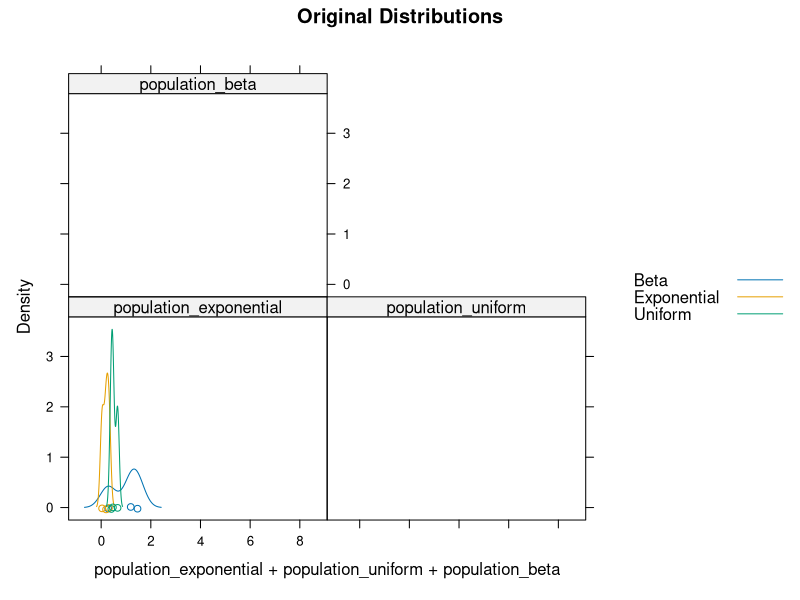
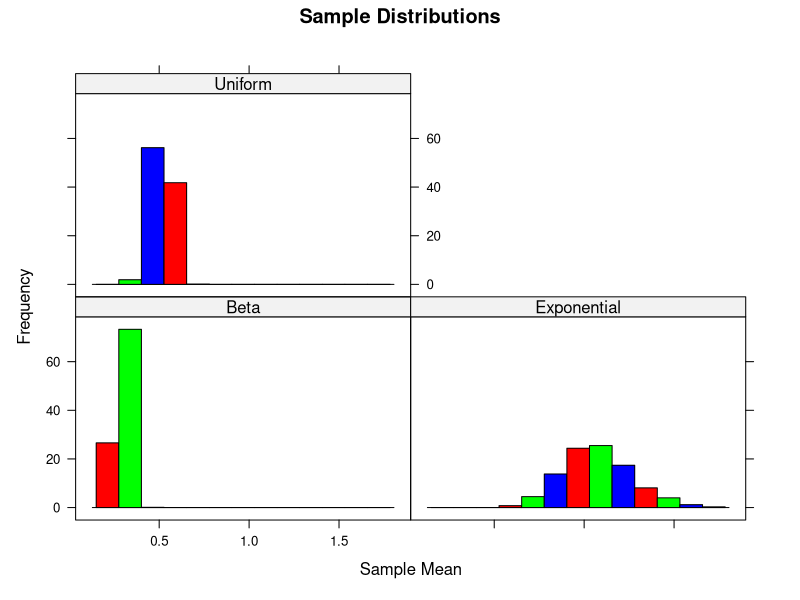
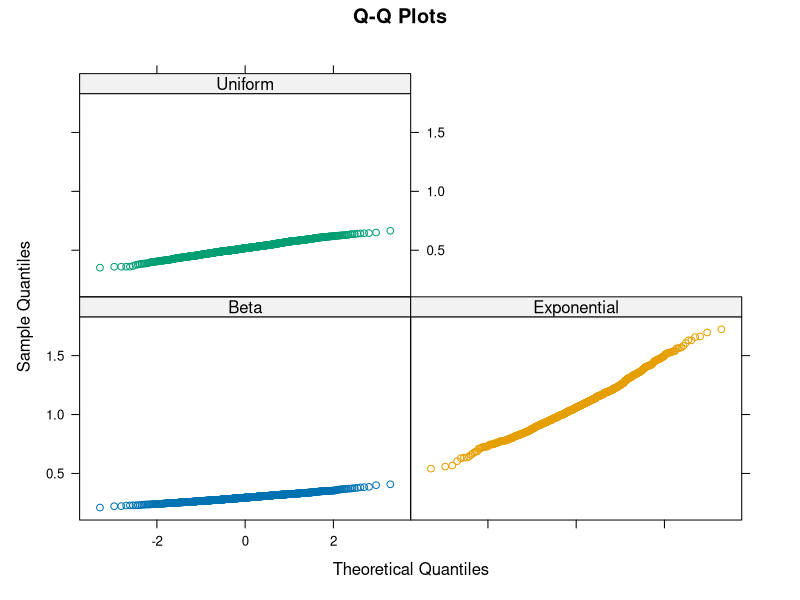

The R script that drew these images, in order:
# Install and load necessary libraries
install.packages("lattice")
library(lattice)

# Function to simulate the Central Limit Theorem
simulate_clt <- function(population, sample_size, num_samples) {
  # Create an empty data frame to store results
  results_df <- data.frame(Sample_Mean = numeric(num_samples))
  
  # Simulate sampling from the population and calculate sample means
  for (i in 1:num_samples) {
    sample_data <- sample(population, size = sample_size, replace = TRUE)
    sample_mean <- mean(sample_data)
    results_df$Sample_Mean[i] <- sample_mean
  }
  
  return(results_df)
}

# Set a seed for reproducibility
set.seed(42)

# Parameters
population_size <- 1000
sample_size <- 30
num_samples <- 1000

# Simulate data from different distributions (e.g., exponential, uniform, beta)
population_exponential <- rexp(population_size, rate = 1)
population_uniform <- runif(population_size, min = 0, max = 1)
population_beta <- rbeta(population_size, shape1 = 2, shape2 = 5)

# Simulate the Central Limit Theorem for each distribution
results_exponential <- simulate_clt(population_exponential, sample_size, num_samples)
results_uniform <- simulate_clt(population_uniform, sample_size, num_samples)
results_beta <- simulate_clt(population_beta, sample_size, num_samples)

# Original distribution plots
original_plots <- densityplot(~ population_exponential + population_uniform + population_beta,
                              groups = c("Exponential", "Uniform", "Beta"),
                              auto.key = TRUE,
                              main = "Original Distributions")

# Sample distribution plots
sample_plots <- histogram(~ Sample_Mean | Distribution,
                          data = rbind(cbind(results_exponential, Distribution = "Exponential"),
                                       cbind(results_uniform, Distribution = "Uniform"),
                                       cbind(results_beta, Distribution = "Beta")),
                          col = c("red", "green", "blue"),
                          main = "Sample Distributions",
                          xlab = "Sample Mean",
                          ylab = "Frequency")

# Q-Q plots
qq_plots <- qqmath(~ Sample_Mean | Distribution,
                   data = rbind(cbind(results_exponential, Distribution = "Exponential"),
                                cbind(results_uniform, Distribution = "Uniform"),
                                cbind(results_beta, Distribution = "Beta")),
                   groups = Distribution,
                   main = "Q-Q Plots",
                   xlab = "Theoretical Quantiles",
                   ylab = "Sample Quantiles")

# Display plots
print(original_plots)
print(sample_plots)
print(qq_plots)
